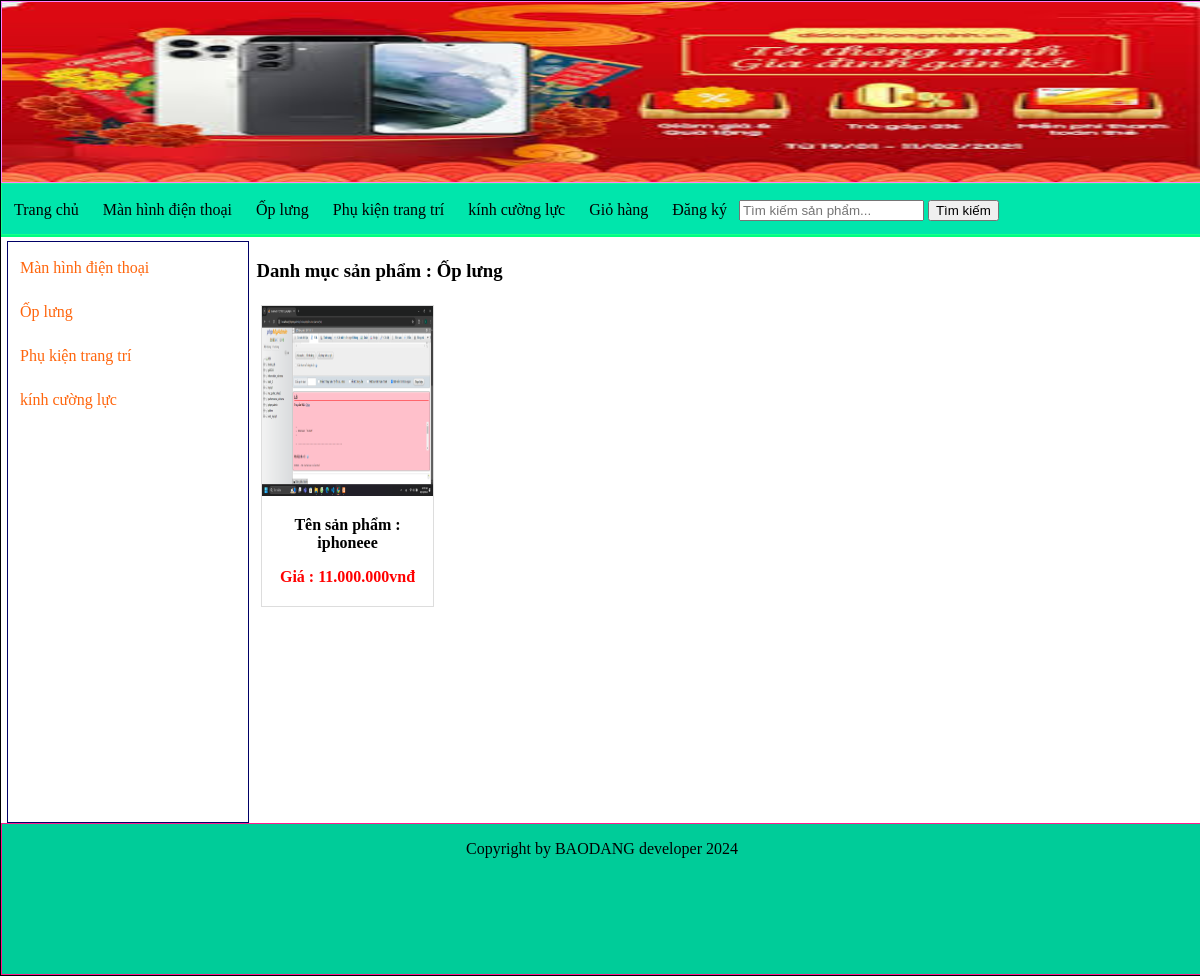
Screenshot of /index.php?quanly=danhmucsanpham&id=5 with the database file from the repository.
### tables this page shows
CREATE TABLE `tbl_danhmuc` (
  `id_danhmuc` int(11) NOT NULL,
  `tendanhmuc` varchar(100) NOT NULL,
  `thutu` int(11) NOT NULL
);

CREATE TABLE `tbl_sanpham` (
  `id_sanpham` int(1) NOT NULL,
  `tensanpham` varchar(250) NOT NULL,
  `masp` varchar(100) NOT NULL,
  `giasp` varchar(50) NOT NULL,
  `soluong` int(11) NOT NULL,
  `hinhanh` varchar(50) NOT NULL,
  `tomtat` tinytext NOT NULL,
  `noidung` text NOT NULL,
  `tinhtrang` int(11) NOT NULL,
  `id_danhmuc` int(11) NOT NULL
);

### pages/menu.php (the view, shortened to what this page needs)
<?php
$sql_danhmuc = "SELECT * FROM tbl_danhmuc ORDER BY id_danhmuc DESC";
$query_danhmuc = mysqli_query($mysqli,$sql_danhmuc);
?>
<div class="menu">
            <ul class="list_menu">
                <li><a href="index.php">Trang chủ</a></li>
                <?php
                while($row_danhmuc = mysqli_fetch_array($query_danhmuc)){
                ?>
                <li><a href="index.php?quanly=danhmucsanpham&id=<?php echo $row_danhmuc['id_danhmuc'] ?>"><?php echo $row_danhmuc['tendanhmuc'] ?></a></li>
                <?php
                }
                ?>
                <li><a href="index.php?quanly=giohang">Giỏ hàng</a></li>
                <?php
                 if(isset($_SESSION['dangky'])){
                ?>
                <li><a href="index.php?dangxuat=1">Đăng xuất</a></li>
                <li><a href="index.php?quanly=thaydoimatkhau">Thay đổi mật khẩu</a></li>
                <?php
                 }else{
                ?>
                    <li><a href="index.php?quanly=dangky">Đăng ký</a></li>
                <?php
                 }
                ?>
            </ul>
            <p>
                <form action="index.php?quanly=timkiem" method="POST">
                <input type="text" placeholder="Tìm kiếm sản phẩm..." name="tukhoa">
                <input type="submit" name="timkiem" value="Tìm kiếm">
                </form>
            </p>
        </div>

### pages/sidebar/sidebar.php
<div class="sidebar">
            <ul class="list_sidebar">
                <?php
                    $sql_danhmuc = "SELECT * FROM tbl_danhmuc ORDER BY id_danhmuc DESC";
                    $query_danhmuc = mysqli_query($mysqli,$sql_danhmuc);
                    while($row = mysqli_fetch_array($query_danhmuc)){
                ?>
                <li><a href="index.php?quanly=danhmucsanpham&id=<?php echo $row['id_danhmuc'] ?>"><?php echo $row['tendanhmuc'] ?></a></li>
                <?php
                }
                ?>
            </ul>
            </div>

### pages/main/danhmuc.php
<?php
    $sql_pro = "SELECT * FROM tbl_sanpham WHERE tbl_sanpham.id_danhmuc='$_GET[id]' ORDER BY id_sanpham DESC";
    $query_pro = mysqli_query($mysqli,$sql_pro);
    $sql_cate = "SELECT * FROM tbl_danhmuc WHERE tbl_danhmuc.id_danhmuc='$_GET[id]' LIMIT 1";
    $query_cate = mysqli_query($mysqli,$sql_cate);
    $row_title = mysqli_fetch_array($query_cate);
?>
<h3>Danh mục sản phẩm : <?php echo $row_title['tendanhmuc'] ?></h3>
                <ul class="product_list">
                    <?php
                    while($row_pro = mysqli_fetch_array($query_pro)){
                    ?>
                    <li>
                        <a href="index.php?quanly=sanpham&id=<?php echo $row_pro['id_sanpham'] ?>">
                           <img src="admincp/modules/quanlysp/uploads/<?php echo $row_pro['hinhanh']?>">
                           <p class="title_product">Tên sản phẩm : <?php echo $row_pro['tensanpham']?></p>
                           <p class="price_product">Giá : <?php echo number_format($row_pro['giasp'],0,',','.').'vnđ'?></p>
                        </a>
                    </li>
                    <?php
                    }
                    ?>
                </ul>

### css/style.css (style rules this page uses)
body { margin: 0; padding: 0; }
.menu { border: 1px solid #1aff8c; height: 50px; width: 100%; background: #00e6ac; }
ul.list_menu { padding: 0; margin: 0; width: 100%; list-style: none; margin: 0 auto; line-height: 27px; }
ul.list_menu li a { text-decoration: none; text-align: center; color: #000; }
ul.list_menu li { float: left; margin: 7px; padding: 5px; }
.sidebar { border: 1px solid #000066; height: 580px; width: 20%; margin-top: 5px; margin-left: 5px; float: left; }
ul.list_sidebar { padding: 0; margin: 0; width: 100%; list-style: none; line-height: 27px; }
ul.list_sidebar li a { text-decoration: none; text-align: left; color: #ff650c; display: block; }
ul.list_sidebar li { margin: 7px; padding: 5px; }
ul.product_list { padding: 0; margin: 0; list-style: none; width: 100%; }
ul.product_list li img { height: 190px; }
ul.product_list li { width: 18%; border: 1px solid #ddd; margin: 5px; float: left; height: 300px; }
ul.product_list li a { text-decoration: none; }
ul.product_list li img { width: 100%; }
p.title_product { text-align: center; color: #000; font-size: 16px; font-weight: bold; }
p.price_product { text-align: center; color: red; font-size: 16px; font-weight: bold; }

### rows the page displays
tbl_danhmuc: tendanhmuc "Màn hình điện thoại"
tbl_danhmuc: tendanhmuc "Ốp lưng"
tbl_danhmuc: tendanhmuc "Phụ kiện trang trí"
tbl_danhmuc: tendanhmuc "kính cường lực"
tbl_sanpham: hinhanh (picture), tensanpham "iphoneee", giasp "11.000.000"
